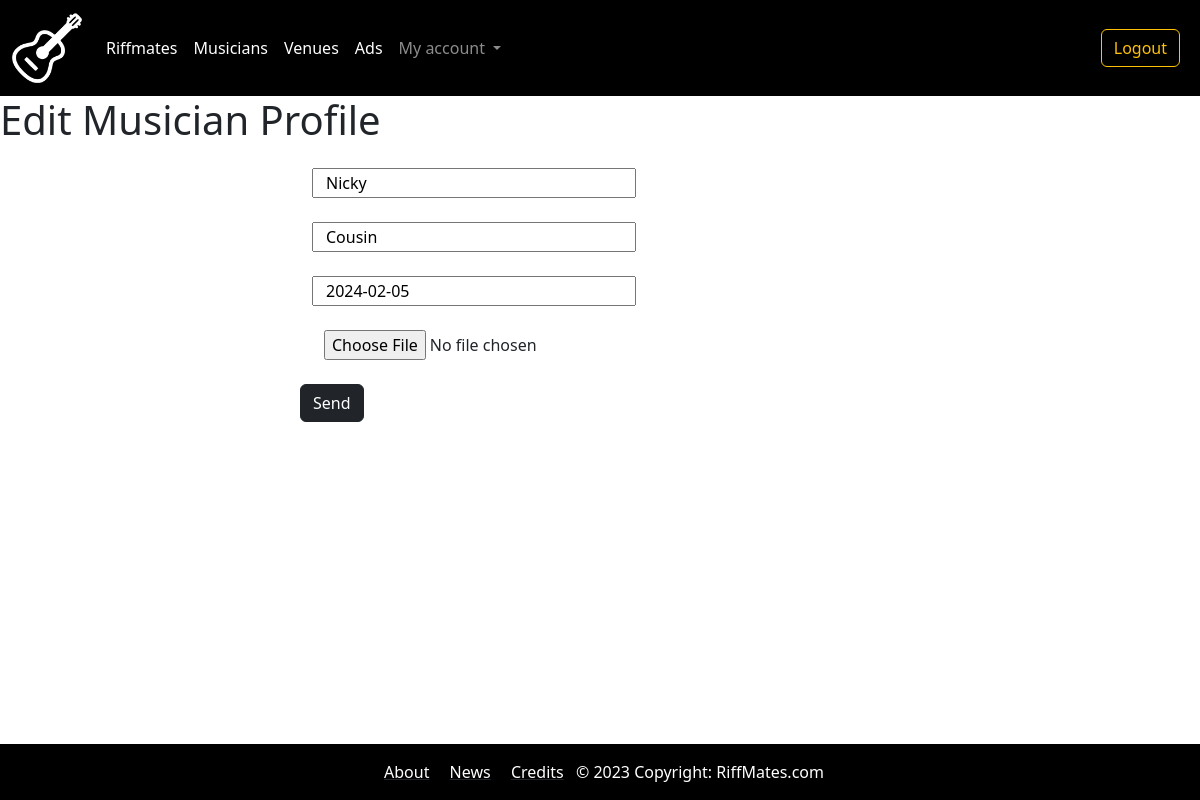
The page /bands/my_profiles/edit/11/ (signed in) on the database as committed earlier.
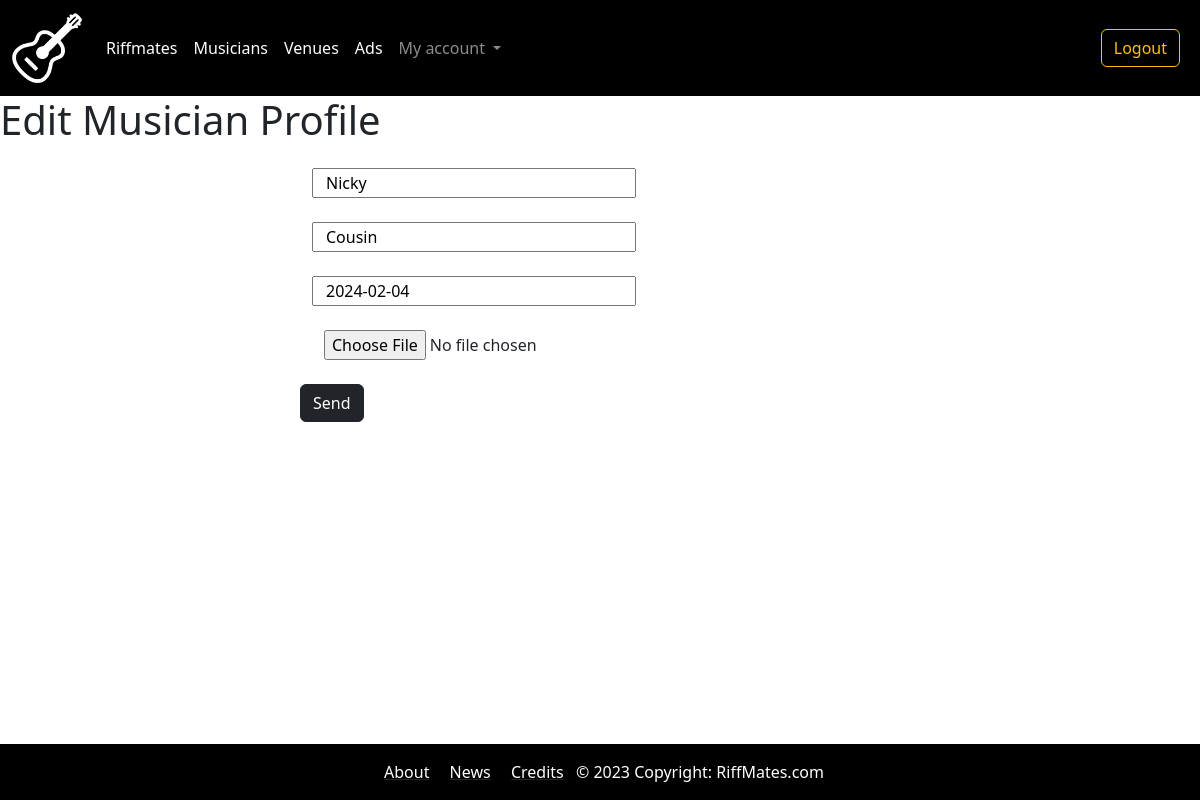
The same page on the database as committed later.
### bands/models.py (models this page shows, shortened)
class Musician(models.Model):
    first_name = models.CharField(max_length=30)
    last_name = models.CharField(max_length=30)
    birth_date = models.DateField(null=True, blank=True)
    picture = models.ImageField(blank=True, null=True)

### bands/views.py (the view, shortened to what this page needs)
# urls.py: path('my_profiles/edit/<int:musician_id>/', views.edit_musician, name="edit_musician"),
@login_required
def edit_musician(request, musician_id=0):
    if musician_id != 0:
        musician = get_object_or_404(Musician, id=musician_id)
    if request.method == 'GET':
        if musician_id == 0:
            form = MusicianForm()
        else:
            form = MusicianForm(instance=musician)
    data = {
        'form': form
    }
    return render(request, 'edit_musician.html', data)

### templates/edit_musician.html (shortened to what this page needs)
{% extends "base.html" %}
{% block content %}
<h1>Edit Musician Profile</h1>
<form enctype="multipart/form-data" class="col-lg-6 offset-lg-3" method="post">
  {% for field in form %}
  <div class="col-md-6 m-4">
    <div class="row justify-content-center">
      {{ field }}
    </div>
  </div>
  {% endfor %}
  <button class="btn btn-dark" type="submit">Send</button>
</form>
{% endblock content %}

Rows that differ between the two databases and show on the page:
changed Musician "Nicky": birth_date "2024-02-05" → "2024-02-04"
